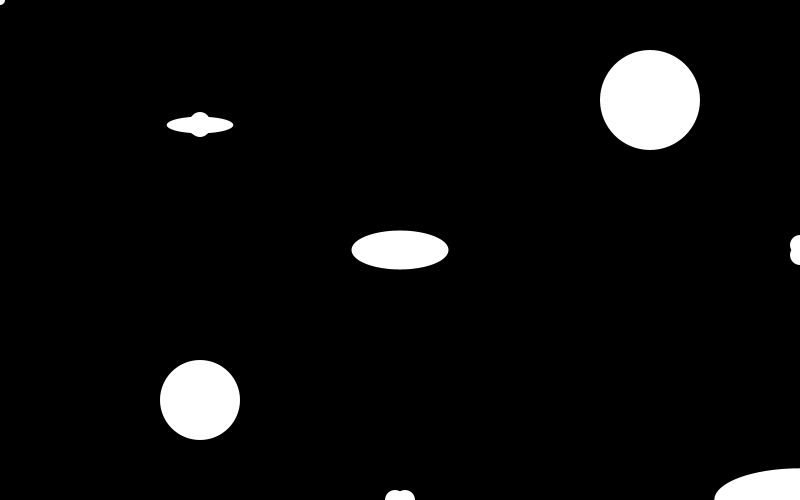
Frame 1 (no input)
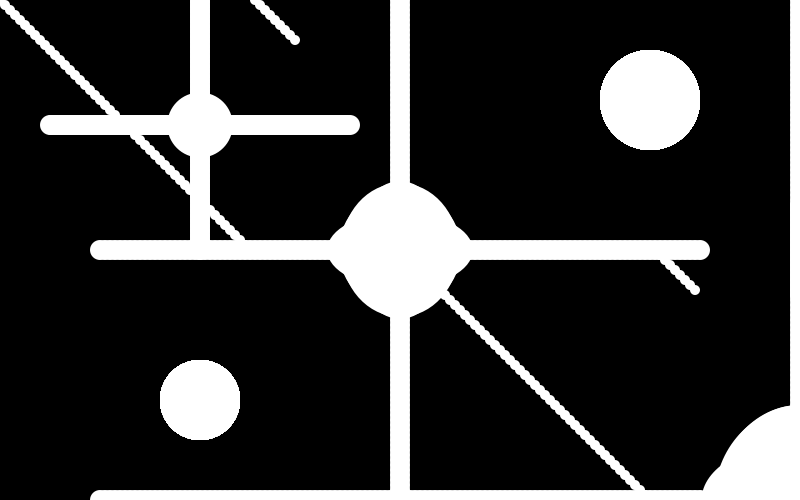
Frame 60 (the mouse pressed at the canvas centre just before this capture)
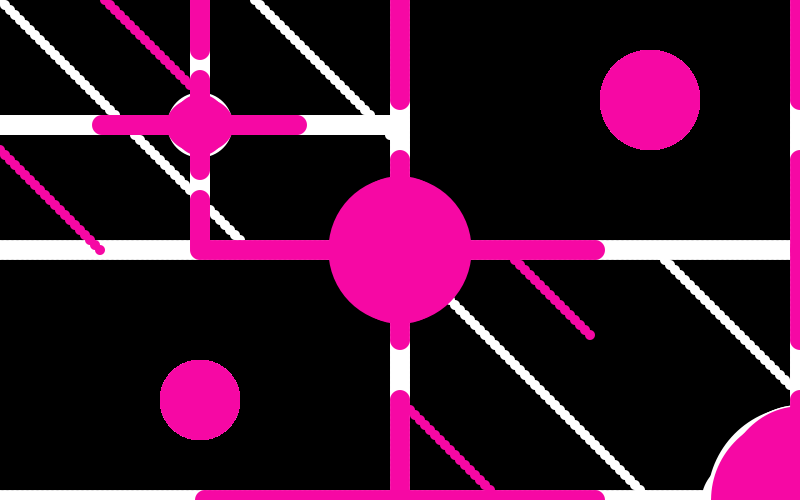
Frame 120 (the mouse held since frame 60 and released just before this capture)

The Processing sketch that drew these frames (run headless with seeded random() and noise(); from frame 60 on, the mouse is pressed at the canvas centre):

// Processing sketch: processing_139463
// ── processing_139463.pde

int a;
int b;
int x;
int z;
int q;
int w;

void setup()
{
  background(0);
  size(800, 500);
  a = width/2;
  b = width/2;
  x = height/2;
  z = height/2;
  q = 0;
  w = 0;

  ellipseMode(CENTER);
  rectMode(CENTER);
}
void draw()
{
  noStroke();
  ellipse(q, w, 10, 10);
  ellipse(a, x, 10, 10);
  smooth();
  
  x= x+5;
  z= z-5;
  a= a+5;
  b= b-5;
  q= q+5;
  w= w+5;
  if (q > width/2)
  {
    fill(random(255), random(255), random(255));
    q= 0;
  }
  if (w > height/2)
  {
    w= 0;
  }
  if (a > width)
  {

    a= width/2;
  }
  if (b  < 0)
  {
    b= width/2;
  }
  if (x > height)
  {
    x= height/2;
  }
  if (z < 0)
  {
    z = height/2;
  }
  ellipse(width/2, height/2, random(150), random(150));
  ellipse(a, height/2, 20, 20);
  ellipse(b, height/2, 20, 20);
  ellipse(width/2, x, 20, 20);
  ellipse(width/2, z, 20, 20);

  ellipse(width/4, height/4, random(70), random(70));
  ellipse(a/2, height/4, 20, 20);
  ellipse(b/2, height/4, 20, 20);
  ellipse(width/4, x/2, 20, 20);
  ellipse(width/4, z/2, 20, 20);

  ellipse(width, height, random(200), random(200));
  ellipse(a, height, 20, 20);
  ellipse(b, height, 20, 20);
  ellipse(width, x, 20, 20);
  ellipse(width, z, 20, 20);
  ellipse(width-150, 100, 100, 100);
  ellipse(200, height-100, 80, 80);
}
